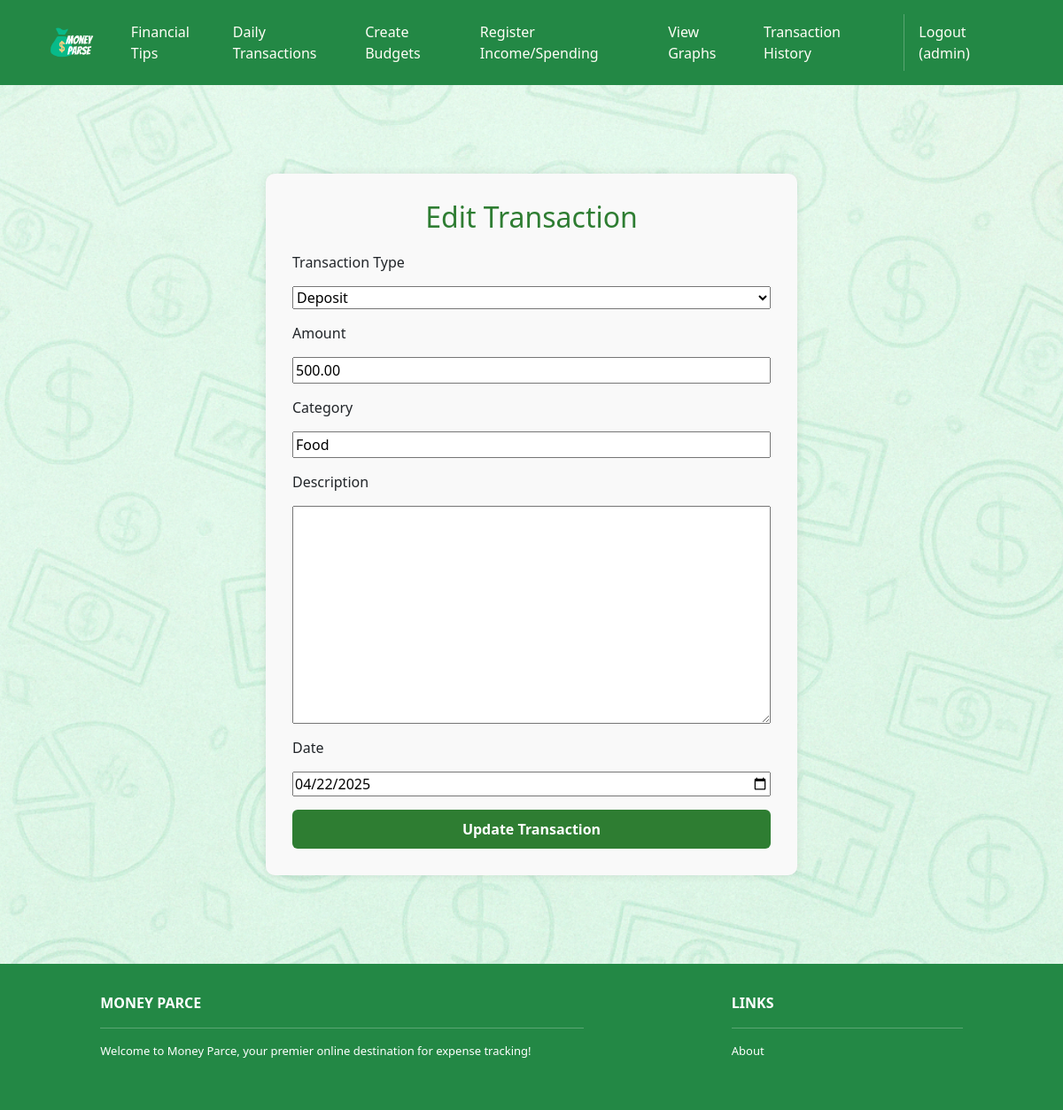
The app's page /transactions/edit/21/ (signed in) with its own data.
### user_transactions/models.py (models this page shows, shortened)
class Transaction(models.Model):
    user = models.ForeignKey(User, on_delete=models.CASCADE)
    amount = models.DecimalField(max_digits=10, decimal_places=2)
    transaction_type = models.CharField(
        max_length=20,
        choices=[('deposit', 'Deposit'), ('withdrawal', 'Withdrawal')],
        default='deposit'  # ← Add this
    )
    category = models.CharField(max_length=100)
    budget = models.ForeignKey(Budget, on_delete=models.SET_NULL, null=True, blank=True)
    description = models.TextField(blank=True)
    date = models.DateField(default=date.today)

### user_transactions/views.py (the view)
# urls.py: path('edit/<int:pk>/', views.edit_transaction, name='edit_transaction'),
@login_required
def edit_transaction(request, pk):
    transaction = get_object_or_404(Transaction, pk=pk, user=request.user)
    if request.method == 'POST':
        form = TransactionForm(request.POST, instance=transaction)
        if form.is_valid():
            form.save()
            if not transaction.date:
                transaction.date = date.today()
            return redirect('user_transactions:transactions_list')
    else:
        form = TransactionForm(instance=transaction)
    return render(request, 'user_transactions/edit_transactions.html', {'form': form})

### user_transactions/forms.py
class TransactionForm(forms.ModelForm):
    TRANSACTION_TYPES = [
        ('deposit', 'Deposit'),
        ('withdrawal', 'Withdrawal'),
    ]
    transaction_type = forms.ChoiceField(choices=TRANSACTION_TYPES)
    date = forms.DateField(widget=forms.DateInput(attrs={'type': 'date'}))  # Calendar picker
    class Meta:
        model = Transaction
        fields = ['transaction_type', 'amount', 'category', 'description', 'date']

### user_transactions/templates/user_transactions/edit_transactions.html (shortened to what this page needs)
{% extends 'base.html' %}
{% load static %}
{% block content %}
    <div style="
  background-image: url('{% static 'img/transaction_bkgd.png' %}');
  background-size: cover;
  background-repeat: repeat;
  background-position: center;
  padding: 60px 20px;
  min-height: 100vh;
">
<div style="max-width: 600px; margin: 40px auto; padding: 30px; background-color: #f9f9f9; border-radius: 10px; box-shadow: 0 0 10px rgba(0,0,0,0.1);">
  <h2 style="text-align: center; color: #2e7d32; margin-bottom: 20px;">Edit Transaction</h2>
  <form method="post" style="display: flex; flex-direction: column; gap: 15px;">
    <label for="id_transaction_type">Transaction Type</label>
    {{ form.transaction_type }}
    <label for="id_amount">Amount</label>
    {{ form.amount }}
    <label for="id_category">Category</label>
    {{ form.category }}
    <label for="id_description">Description</label>
    {{ form.description }}
    <label for="id_date">Date</label>
    {{ form.date }}
    <button type="submit" style="padding: 10px; background-color: #2e7d32; color: white; border: none; border-radius: 6px; font-weight: bold; cursor: pointer;">
      Update Transaction
    </button>
  </form>
</div>
    </div>
{% endblock %}

### moneyParce/templates/base.html (shortened to what this page needs)
<!DOCTYPE html>
<html>
  {% load static %}
  <head>
    <link href="https://cdn.jsdelivr.net/npm/bootstrap@5.3.2/dist/css/bootstrap.min.css" rel="stylesheet">
    <link rel="stylesheet" href="https://cdnjs.cloudflare.com/ajax/libs/font-awesome/6.1.1/css/all.min.css">
    <link rel="stylesheet" type="text/css" href="{% static 'css/style.css' %}">
  </head>
  <body class="d-flex flex-column min-vh-100">
    <nav class="p-3 navbar navbar-dark bg-dark navbar-expand-lg">
      <div class="container">
        <a class="navbar-brand" href="{% url 'home.index' %}">
          <img src="{% static 'img/logo.png' %}" alt="logo" height="40" />
        </a>
        <div class="collapse navbar-collapse" id="navbarNavAltMarkup">
          <div class="navbar-nav ms-auto navbar-ml">
              <a class="nav-link" href="{% url 'home.about' %}">Financial Tips</a>
              <a class="nav-link" href="{% url 'user_transactions:add_transaction' %}">Daily Transactions</a>
              <a class="nav-link" href="{% url 'budget-list' %}">Create Budgets</a>
              <a class="nav-link" href="{% url 'register_income_spending:register_income_spending' %}">Register Income/Spending</a>
              <a class="nav-link" href="{% url 'reports.spending_report' %}">View Graphs</a>
              <a class="nav-link" href="{% url 'user_transactions:transactions_list' %}">Transaction History</a>
            {% if user.is_authenticated %}
              <a class="nav-link" href="{% url 'accounts.logout' %}">Logout ({{ user.username }})</a>
            {% else %}
              <a class="nav-link" href="{% url 'accounts.login' %}">Login</a>
              <a class="nav-link" href="{% url 'accounts.signup' %}">Sign Up</a>
            {% endif %}
          </div>
        </div>
      </div>
    </nav>
    <main class="flex-fill">
      {% block content %}
      {% endblock content %}
    </main>
    <section class="p-3 ms-footer bg-dark text-white mt-auto">
      <div class="container">
        <div class="row mt-3">
          <div class="col-md-6 col-lg-6 col-xl-6 mx-auto mb-4">
            <b>MONEY PARCE</b>
            <hr class="bg-light" />
            <p>
              Welcome to Money Parce, your premier online destination for expense tracking!
            </p>
          </div>
          <div class="col-md-3 col-lg-3 col-xl-3 mx-auto mb-4">
            <b>LINKS</b>
            <hr class="bg-light" />
            <p><a class="nav-link text-white" href="{% url 'home.about' %}">About</a></p>
          </div>
        </div>
      </div>
    </section>
  </body>
</html>

### moneyParce/static/css/style.css (style rules this page uses)
.navbar a.nav-link { color: #FFFEF6 !important; }
.bg-dark { background-color: #238845 !important; }
.ms-footer { background-color: #41ab5d; }
.ms-footer p { color: #ffffff; font-size: 13px; }

### records on screen
Transaction: transaction_type "Deposit", amount "500.00", category "Food", date "04/22/2025"

### other values on screen
{{ user.username }} "admin"
